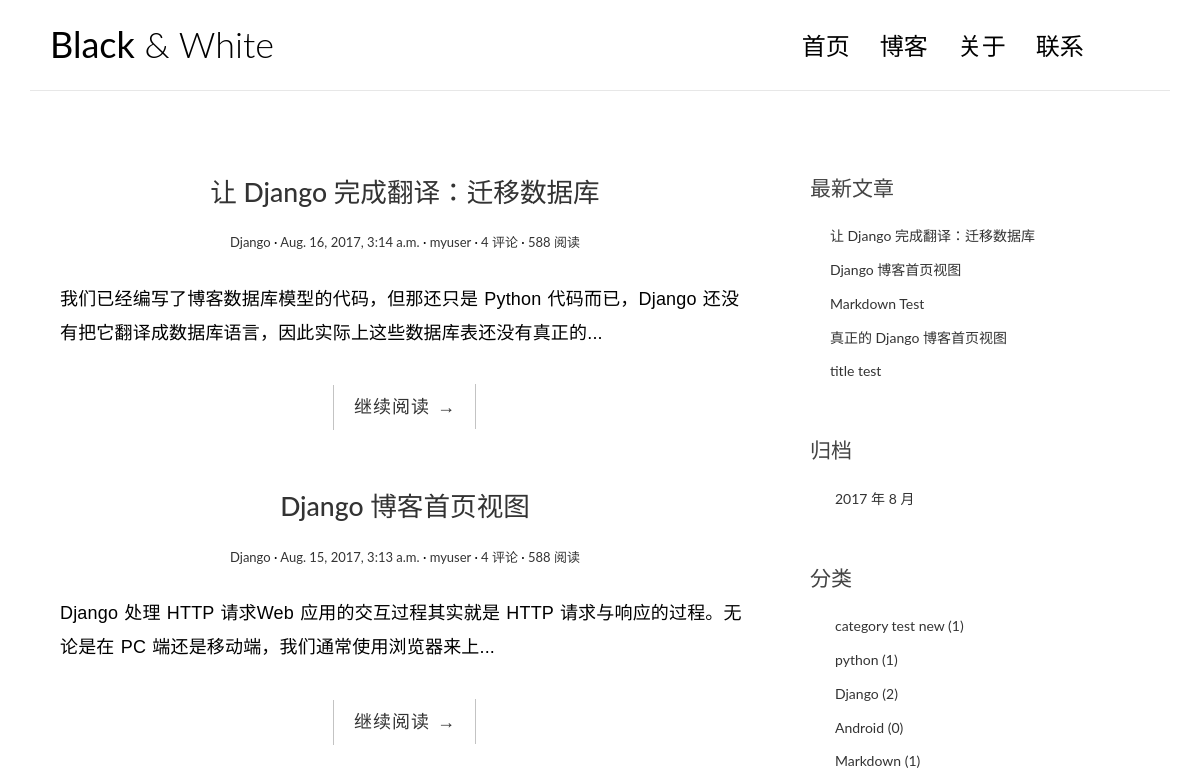
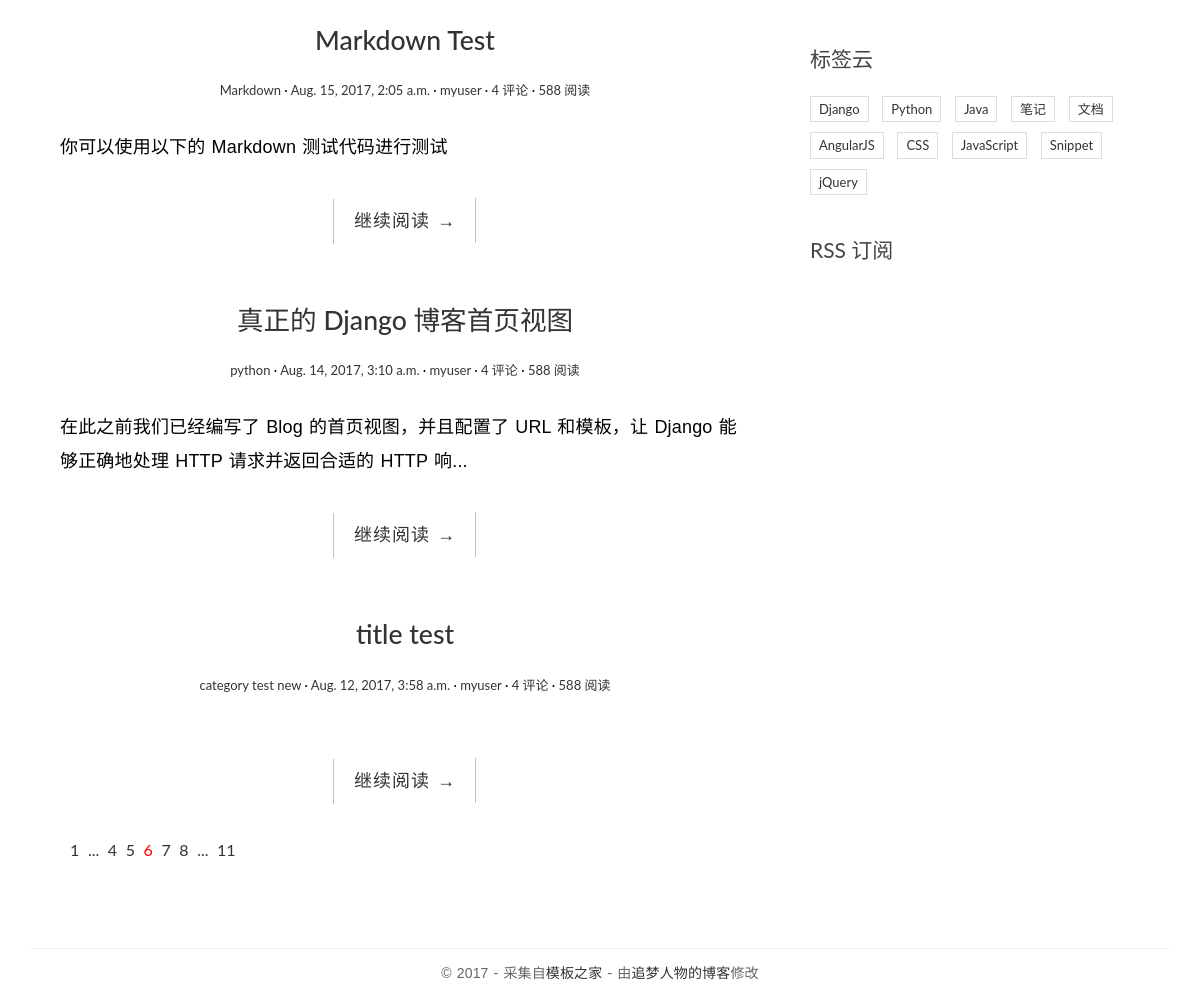
The page / on the database its author committed (2 pictures, top to bottom).
### blog/models.py (models this page shows, shortened)
@python_2_unicode_compatible
class Post(models.Model):
    title = models.CharField(max_length=70)
    body = models.TextField()
    created_time = models.DateTimeField()
    modified_time = models.DateTimeField()
    excerpt = models.CharField(max_length=200, blank=True)
    category = models.ForeignKey(Category)
    tags = models.ManyToManyField(Tag, blank=True)
    author = models.ForeignKey(User)
    def get_absolute_url(self):
        return reverse('blog:detail', kwargs={'pk': self.pk})
    class Meta:
        ordering = ['-created_time']

class Category(models.Model):
    name = models.CharField(max_length=100)

### blog/views.py (the view)
# urls.py: url(r'^$', views.index, name="index"),
def index(request):
    post_list = Post.objects.all()
    return render(request, 'blog/index.html', context={'post_list': post_list})

### blog/templatetags/blog_tags.py (called while the page is built)
@register.simple_tag
def get_recent_posts(num=5):
    return Post.objects.all().order_by('-created_time')[:num]

@register.simple_tag
def archives():
    return Post.objects.dates('created_time', 'month', order='DESC')

@register.simple_tag
def get_categories():
    return Category.objects.annotate(num_posts=Count('post'))

### templates/blog/index.html (shortened to what this page needs)
{% extends 'base.html' %}
{% block main %}
    {% for post in post_list %}
        <article class="post post-{{ post.pk }}">
            <header class="entry-header">
                <h1 class="entry-title">
                    <a href="{{ post.get_absolute_url }}">{{post.title}}</a>
                </h1>
                <div class="entry-meta">
                    <span class="post-category"><a href="#">{{ post.category.name }}</a></span>
                    <span class="post-date"><a href="#"><time class="entry-date"
                                                              datetime="{{ post.created_time }}">{{ post.created_time }}</time></a></span>
                    <span class="post-author"><a href="#">{{ post.author }}</a></span>
                    <span class="comments-link"><a href="#">4 评论</a></span>
                    <span class="views-count"><a href="#">588 阅读</a></span>
                </div>
            </header>
            <div class="entry-content clearfix">
                <p>{{ post.excerpt }}</p>
                <div class="read-more cl-effect-14">
                    <a href="{{ post.get_absolute_url }}" class="more-link">继续阅读 <span class="meta-nav">→</span></a>
                </div>
            </div>
        </article>
        {% empty %}
        <div class="no-post">暂时还没有发布的文章！</div>
        {% endfor %}
        <div class="pagination">
                    <ul>
                        <li><a href="">1</a></li>
                        <li><a href="">...</a></li>
                        <li><a href="">4</a></li>
                        <li><a href="">5</a></li>
                        <li class="current"><a href="">6</a></li>
                        <li><a href="">7</a></li>
                        <li><a href="">8</a></li>
                        <li><a href="">...</a></li>
                        <li><a href="">11</a></li>
                    </ul>
                </div>
{% endblock main %}

### templates/base.html (shortened to what this page needs)
{% load staticfiles %}
{% load blog_tags %}
<!DOCTYPE html>
<html>
<head>
    <link rel="stylesheet" href="http://code.ionicframework.com/ionicons/2.0.1/css/ionicons.min.css">
    <link rel="stylesheet" href="{% static 'blog/css/bootstrap.min.css' %}">
    <link rel="stylesheet" href="{% static 'blog/css/pace.css' %}">
    <link rel="stylesheet" href="{% static 'blog/css/custom.css' %}">
    <link rel="stylesheet" href="{% static 'blog/css/highlights/github.css' %}">
</head>
<body>
<div class="container">
    <header id="site-header">
        <div class="row">
            <div class="col-md-4 col-sm-5 col-xs-8">
                <div class="logo">
                    <h1><a href="{% url 'blog:index' %}"><b>Black</b> &amp; White</a></h1>
                </div>
            </div>
            <div class="col-md-8 col-sm-7 col-xs-4">
                <nav class="main-nav" role="navigation">
                    <div class="collapse navbar-collapse" id="bs-example-navbar-collapse-1">
                        <ul class="nav navbar-nav navbar-right">
                            <li class="cl-effect-11"><a href="index.html" data-hover="首页">首页</a></li>
                            <li class="cl-effect-11"><a href="full-width.html" data-hover="博客">博客</a></li>
                            <li class="cl-effect-11"><a href="about.html" data-hover="关于">关于</a></li>
                            <li class="cl-effect-11"><a href="contact.html" data-hover="联系">联系</a></li>
                        </ul>
                    </div>
                </nav>
            </div>
        </div>
    </header>
</div>
<div class="content-body">
    <div class="container">
        <div class="row">
            <main class="col-md-8">
                {% block main %}
                {% endblock main %}
            </main>
            <aside class="col-md-4">
                <div class="widget widget-recent-posts">
                    <h3 class="widget-title">最新文章</h3>
                    {% get_recent_posts as recent_post_list %}
                    <ul>
                        {% for post in recent_post_list %}
                        <li>
                            <a href="{{ post.get_absolute_url }}">{{ post.title }}</a>
                        </li>
                        {% empty %}
                         暂无文章！
                        {% endfor %}
                    </ul>
                </div>
                <div class="widget widget-archives">
                    <h3 class="widget-title">归档</h3>
                    {% archives as date_list %}
                    <ul>
                        {% for date in date_list %}
                        <li>
                            <a href="{% url 'blog:archives' date.year date.month %}">{{ date.year }} 年 {{ date.month }} 月</a>
                        </li>
                        {% empty %}
                        暂无归档!
                        {% endfor %}
                    </ul>
                </div>
                <div class="widget widget-category">
                    <h3 class="widget-title">分类</h3>
                    {% get_categories as category_list %}
                    <ul>
                        {% for category in category_list %}
                            <li>
                                <a href="{% url 'blog:category' category.pk %}">{{ category.name }} <span class="post-count">({{ category.num_posts }})</span></a>
                            </li>
                        {% empty %}
                           暂无分类!
                        {% endfor %}
                    </ul>
                </div>
                <div class="widget widget-tag-cloud">
                    <h3 class="widget-title">标签云</h3>
                    <ul>
                        <li>
                            <a href="#">Django</a>
                        </li>
                        <li>
                            <a href="#">Python</a>
                        </li>
                        <li>
                            <a href="#">Java</a>
                        </li>
                        <li>
                            <a href="#">笔记</a>
                        </li>
                        <li>
                            <a href="#">文档</a>
                        </li>
                        <li>
                            <a href="#">AngularJS</a>
                        </li>
                        <li>
                            <a href="#">CSS</a>
                        </li>
                        <li>
                            <a href="#">JavaScript</a>
                        </li>
                        <li>
                            <a href="#">Snippet</a>
                        </li>
                        <li>
                            <a href="#">jQuery</a>
                        </li>
                    </ul>
                </div>
                <div class="rss">
                    <a href=""> RSS 订阅</a>
                </div>
            </aside>
        </div>
    </div>
</div>
<footer id="site-footer">
    <div class="container">
        <div class="row">
            <div class="col-md-12">
                <p class="copyright">&copy 2017 - 采集自<a href="http://www.cssmoban.com/"
                                                        target="_blank" title="模板之家">模板之家</a>
                    - 由<a href="http://zmrenwu.com/" title="网页模板" target="_blank">追梦人物的博客</a>修改
                </p>
            </div>
        </div>
    </div>
</footer>
</body>
</html>

### blog/static/blog/css/custom.css (style rules this page uses)
* { outline: none; }
h1, h2, h3, h4, h5, h6 { margin-top: 0; }
b { font-weight: 400; }
a { color: #333; }
body { color: #444; font-family: 'Lato', sans-serif; }
p { font-family: 'Ubuntu', sans-serif; font-weight: 400; word-spacing: 1px; letter-spacing: 0.01em; }
#site-header { background-color: #FFF; padding: 25px 20px; margin-bottom: 40px; border-bottom: 1px solid #e7e7e7; }
.logo h1 a { color: #000; }
.logo h1 { margin: 0; font-family: 'Lato', sans-serif; font-weight: 300; }
.main-nav { margin-top: 11px; max-width: 95%; }
.main-nav a { color: #000000 !important; padding: 0 0 5px 0 !important; margin-right: 30px; font-family: 'Lato', sans-serif; font-weight: 300; font-size: 24px; }
.cl-effect-11 a { padding: 10px 0; color: #0972b4; text-shadow: none; }
.cl-effect-11 a::before { position: absolute; top: 0; left: 0; overflow: hidden; padding: 0 0 5px 0 !important; max-width: 0; border-bottom: 1px solid #000; color: #000; content: attr(data-hover); white-space: nowrap; -webkit-transition: max-width 0.5s; -moz-transition: max-width 0.5s; transition: max-width 0.5s; }
.content-body { padding-bottom: 4em; }
.post { background: #fff; padding: 30px 30px 0; }
.entry-title { text-align: center; font-size: 1.9em; margin-bottom: 20px; line-height: 1.6; padding: 10px 20px 0; }
.entry-meta { text-align: center; color: #DDDDDD; font-size: 13px; margin-bottom: 30px; }
.entry-content { font-size: 18px; line-height: 1.9; font-weight: 300; color: #000; }
.post-category::after, .post-date::after, .post-author::after, .comments-link::after { content: ' ·'; color: #000; }
.read-more { font-family: 'Ubuntu', sans-serif; font-weight: 400; word-spacing: 1px; letter-spacing: 0.01em; text-align: center; margin-top: 20px; }
.cl-effect-14 a { padding: 0 20px; height: 45px; line-height: 45px; position: relative; display: inline-block; margin: 15px 25px; letter-spacing: 1px; font-weight: 400; text-shadow: 0 0 1px rgba(255, 255, 255, 0.3); }
.cl-effect-14 a::before, .cl-effect-14 a::after { position: absolute; width: 45px; height: 1px; background: #C3C3C3; content: ''; -webkit-transition: all 0.3s; -moz-transition: all 0.3s; transition: all 0.3s; pointer-events: none; }
.cl-effect-14 a::before { top: 0; left: 0; -webkit-transform: rotate(90deg); -moz-transform: rotate(90deg); transform: rotate(90deg); -webkit-transform-origin: 0 0; -moz-transform-origin: 0 0; transform-origin: 0 0; }
.cl-effect-14 a::after { right: 0; bottom: 0; -webkit-transform: rotate(90deg); -moz-transform: rotate(90deg); transform: rotate(90deg); -webkit-transform-origin: 100% 0; -moz-transform-origin: 100% 0; transform-origin: 100% 0; }
.widget { background: #fff; padding: 30px 0 0; }
.widget-title { font-size: 1.5em; margin-bottom: 20px; line-height: 1.6; padding: 10px 0 0; font-weight: 400; }
.widget-recent-posts ul { padding: 0; margin: 0; padding-left: 20px; }
.widget-recent-posts ul li { list-style-type: none; position: relative; line-height: 170%; margin-bottom: 10px; }
.widget-recent-posts ul li::before { content: '\f3d3'; font-family: "Ionicons"; position: absolute; left: -17px; top: 3px; font-size: 16px; color: #000; }
.widget-archives ul { padding: 0; margin: 0; padding-left: 25px; }
.widget-archives ul li { list-style-type: none; position: relative; line-height: 170%; margin-bottom: 10px; }
.widget-archives ul li::before { content: '\f3f3'; font-family: "Ionicons"; position: absolute; left: -25px; top: 1px; font-size: 16px; color: #000; }
.widget-category ul { padding: 0; margin: 0; padding-left: 25px; }
.widget-category ul li { list-style-type: none; position: relative; line-height: 170%; margin-bottom: 10px; }
.widget-category ul li::before { content: '\f3fe'; font-family: "Ionicons"; position: absolute; left: -25px; top: 1px; font-size: 18px; color: #000; }
.widget-tag-cloud ul { padding: 0; margin: 0; margin-right: -10px; }
.widget-tag-cloud ul li { list-style-type: none; font-size: 13px; display: inline-block; margin-right: 10px; margin-bottom: 10px; padding: 3px 8px; border: 1px solid #ddd; }
.rss { font-size: 21px; margin-top: 30px; }
.rss a { color: #444; }
#site-footer { padding-top: 10px; padding: 0 0 1.5em 0; }
.copyright { text-align: center; padding-top: 1em; margin: 0; border-top: 1px solid #eee; color: #666; }
.pagination ul { list-style: none; }
.pagination ul li { display: inline-block; font-size: 16px; margin-right: 5px; }
.current a { color: red; }

### rows shown on the page
Post: title "让 Django 完成翻译：迁移数据库", category.name "Django", created_time "Aug. 16, 2017, 3:14 a.m.", author "myuser", excerpt "我们已经编写了博客数据库模型的代码，但那还只是 Python 代码而已，Django 还没有把它翻译成数据库语言，因此实际上这些数据库表还没有真正的..."
Post: title "Django 博客首页视图", category.name "Django", created_time "Aug. 15, 2017, 3:13 a.m.", author "myuser", excerpt "Django 处理 HTTP 请求Web 应用的交互过程其实就是 HTTP 请求与响应的过程。无论是在 PC 端还是移动端，我们通常使用浏览器来上..."
Post: title "Markdown Test", category.name "Markdown", created_time "Aug. 15, 2017, 2:05 a.m.", author "myuser", excerpt "你可以使用以下的 Markdown 测试代码进行测试"
Post: title "真正的 Django 博客首页视图", category.name "python", created_time "Aug. 14, 2017, 3:10 a.m.", author "myuser", excerpt "在此之前我们已经编写了 Blog 的首页视图，并且配置了 URL 和模板，让 Django 能够正确地处理 HTTP 请求并返回合适的 HTTP 响..."
Post: title "title test", category.name "category test new", created_time "Aug. 12, 2017, 3:58 a.m.", author "myuser"
Category: name "category test new", num_posts "1"
Category: name "python", num_posts "1"
Category: name "Django", num_posts "2"
Category: name "Android", num_posts "0"
Category: name "Markdown", num_posts "1"

### other values the page prints
{{ date.year }} "2017"
{{ date.month }} "8"
